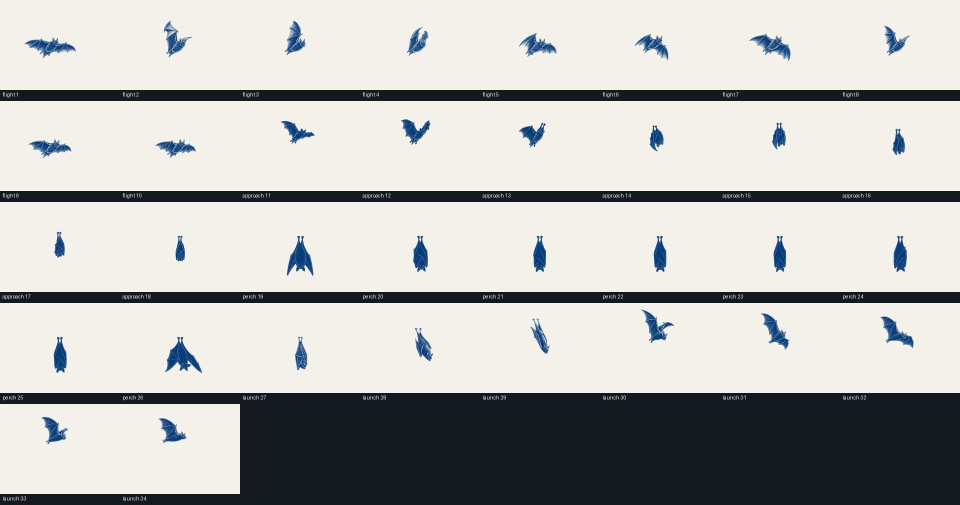
#> input picture animation/source_art/operator_options/bat/runtime-contact-sheet.jpg, 1920 x 1010 px (shown at 1/2 size)
$ python make_track_contact_sheet.py out.png ../../../animation/source_art/operator_options/bat/runtime-contact-sheet.jpg
#> lines starting #> are read from the running program, lines starting #| are printed output that depends on the picture
#!/usr/bin/env python3
"""Render one chronological 15-frame smoke track as a labeled QA grid."""

from __future__ import annotations

import argparse
from pathlib import Path

from PIL import Image, ImageDraw, ImageFont


TILE = (400, 250)
LABEL_HEIGHT = 30
COLUMNS = 5


def main() -> int:
    parser = argparse.ArgumentParser()
    parser.add_argument("output", type=Path)
    parser.add_argument("paths", nargs="+", type=Path)
    parser.add_argument("--background", choices=("dark", "light"), default="dark")
    args = parser.parse_args()

    rows = (len(args.paths) + COLUMNS - 1) // COLUMNS
    background = "#101820" if args.background == "dark" else "#f4f1ea"
    foreground = "#f5f7fa" if args.background == "dark" else "#111111"
    sheet = Image.new("RGB", (TILE[0] * COLUMNS, (TILE[1] + LABEL_HEIGHT) * rows), background)
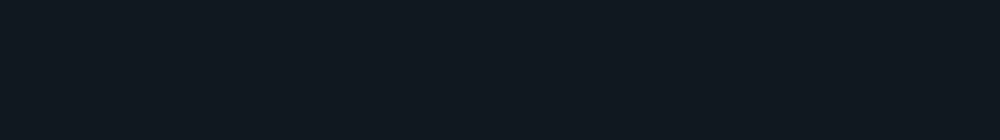
#> sheet: PIL image 2000x280 RGB (shown at 1/2 size); mean R, G, B 16, 24, 32
    draw = ImageDraw.Draw(sheet)
    font = ImageFont.load_default()

    for index, path in enumerate(args.paths):
        row, column = divmod(index, COLUMNS)
        x = column * TILE[0]
        y = row * (TILE[1] + LABEL_HEIGHT)
        source = Image.open(path).convert("RGBA")
        source.thumbnail((TILE[0] - 24, TILE[1] - 24), Image.Resampling.LANCZOS)
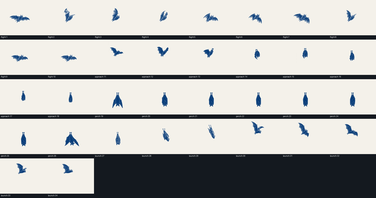
#> source: PIL image 376x198 RGBA; mean R, G, B, A 185.2, 185.3, 182.9, 255
        tile = Image.new("RGB", TILE, background)
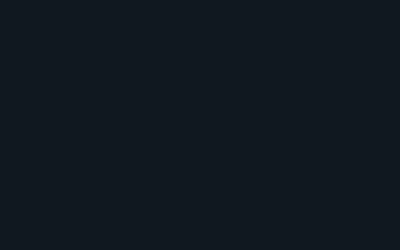
#> tile: PIL image 400x250 RGB; mean R, G, B 16, 24, 32
        tile.paste(source, ((TILE[0] - source.width) // 2, (TILE[1] - source.height) // 2), source)
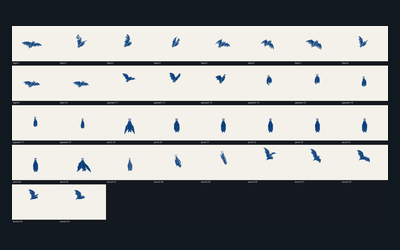
#> tile: PIL image 400x250 RGB; mean R, G, B 142, 144.1, 144.3
        sheet.paste(tile, (x, y))
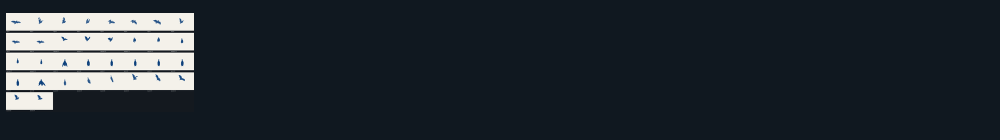
#> sheet: PIL image 2000x280 RGB (shown at 1/2 size); mean R, G, B 38.5, 45.4, 52.1
        draw.text((x + 8, y + TILE[1] + 9), path.name, fill=foreground, font=font)

    args.output.parent.mkdir(parents=True, exist_ok=True)
    sheet.save(args.output)
    return 0


if __name__ == "__main__":
    raise SystemExit(main())
#> (the program exits here)
